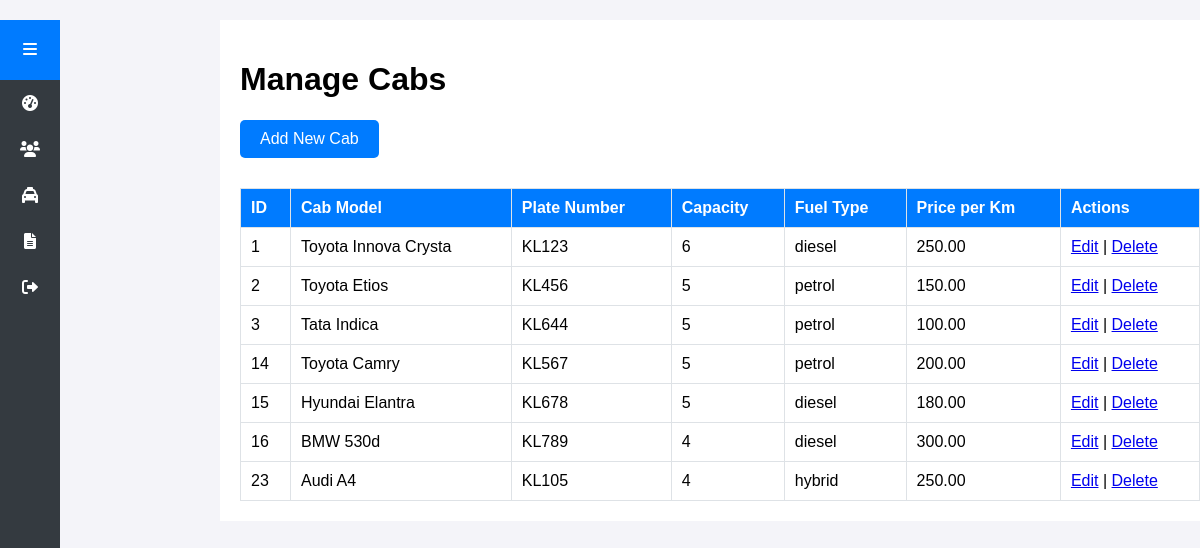
Page /admin/manage_cabs.php (signed in) on the committed database.
### tables this page shows
CREATE TABLE `cabs` (
  `id` int NOT NULL,
  `driver_id` int NOT NULL,
  `model` varchar(255) NOT NULL,
  `plate_number` varchar(20) NOT NULL,
  `capacity` int NOT NULL,
  `fuel_type` varchar(20) DEFAULT NULL,
  `price_per_km` decimal(10,2) NOT NULL,
  `created_at` timestamp NULL DEFAULT CURRENT_TIMESTAMP,
  `availability` enum('Available','On Duty','On Leave','Vehicle Under Maintenance') DEFAULT 'Available'
);

### admin/manage_cabs.php (the view, shortened to what this page needs)
<?php
include 'db_connection.php';
$sql = "SELECT * FROM cabs";
$result = $conn->query($sql);
?>
<!DOCTYPE html>
<html lang="en">
<head>
    <link rel="stylesheet" href="../styles.css">
    <link rel="stylesheet" href="https://cdnjs.cloudflare.com/ajax/libs/font-awesome/6.0.0-beta3/css/all.min.css">
</head>
<body>
    <div class="sidebar" id="sidebar">
        <div class="sidebar-header">
            <div class="menu-toggle" id="menu-toggle">
                <i class="fas fa-bars"></i>
            </div>
        </div>
        <div class="sidebar-menu" id="sidebar-menu">
            <a href="admin_dashboard.php"><i class="fas fa-tachometer-alt"></i><span class="menu-text">Dashboard</span></a>
            <a href="manage_users.php"><i class="fas fa-users"></i><span class="menu-text">Manage Users</span></a>
            <a href="manage_cabs.php"><i class="fas fa-taxi"></i><span class="menu-text">Manage Cabs</span></a>
            <a href="manage_bookings.php"><i class="fas fa-file-alt"></i><span class="menu-text">Manage Bookings</span></a>
            <a href="logout.php"><i class="fas fa-sign-out-alt"></i><span class="menu-text">Logout</span></a>
        </div>
    </div>
    <div class="container">
        <h1>Manage Cabs</h1>
        <a href="add_cab.php" class="add-cab-btn">Add New Cab</a>
        <table>
            <thead>
                <tr>
                    <th>ID</th>
                    <th>Cab Model</th>
                    <th>Plate Number</th>
                    <th>Capacity</th>
                    <th>Fuel Type</th>
                    <th>Price per Km</th>
                    <th>Actions</th>
                </tr>
            </thead>
            <tbody>
                <?php while($row = $result->fetch_assoc()) { ?>
                <tr>
                    <td><?php echo $row['id']; ?></td>
                    <td><?php echo $row['model']; ?></td>
                    <td><?php echo $row['plate_number']; ?></td>
                    <td><?php echo $row['capacity']; ?></td>
                    <td><?php echo $row['fuel_type']; ?></td>
                    <td><?php echo $row['price_per_km']; ?></td>
                    <td>
                        <a href="edit_cab.php?id=<?php echo $row['id']; ?>">Edit</a> |
                        <a href="delete_cab.php?id=<?php echo $row['id']; ?>" onclick="return confirm('Are you sure?')">Delete</a>
                    </td>
                </tr>
                <?php } ?>
            </tbody>
        </table>
    </div>
</body>
</html>

### styles.css (style rules this page uses)
body { font-family: Arial, sans-serif; background-color: #f4f4f4; margin: 0; padding: 0; }

### admin/manage_cabs.php (style rules this page uses)
body { background-color: #f4f4f9; font-family: Arial, sans-serif; margin: 0; padding: 0; }
.sidebar { width: 60px; height: 100vh; background-color: #343a40; position: fixed; transition: width 0.3s; }
.sidebar-header { display: flex; justify-content: center; align-items: center; height: 60px; background-color: #007BFF; }
.menu-toggle { cursor: pointer; color: white; }
.sidebar-menu { display: flex; flex-direction: column; align-items: center; }
.sidebar-menu a { padding: 15px 0; color: white; text-decoration: none; display: flex; justify-content: center; align-items: center; width: 100%; }
.container { margin-left: 220px; padding: 20px; }
table { width: 100%; border-collapse: collapse; margin-top: 20px; }
table, th, td { border: 1px solid #dee2e6; }
th, td { padding: 10px; text-align: left; }
th { background-color: #007BFF; color: white; }
a.add-cab-btn { display: inline-block; padding: 10px 20px; background-color: #007BFF; color: white; text-decoration: none; border-radius: 5px; margin-bottom: 10px; }

### rows in the picture
cabs: id "1", model "Toyota Innova Crysta", plate_number "KL123", capacity "6", fuel_type "diesel", price_per_km "250.00"
cabs: id "2", model "Toyota Etios", plate_number "KL456", capacity "5", fuel_type "petrol", price_per_km "150.00"
cabs: id "3", model "Tata Indica", plate_number "KL644", capacity "5", fuel_type "petrol", price_per_km "100.00"
cabs: id "14", model "Toyota Camry", plate_number "KL567", capacity "5", fuel_type "petrol", price_per_km "200.00"
cabs: id "15", model "Hyundai Elantra", plate_number "KL678", capacity "5", fuel_type "diesel", price_per_km "180.00"
cabs: id "16", model "BMW 530d", plate_number "KL789", capacity "4", fuel_type "diesel", price_per_km "300.00"
cabs: id "23", model "Audi A4", plate_number "KL105", capacity "4", fuel_type "hybrid", price_per_km "250.00"
